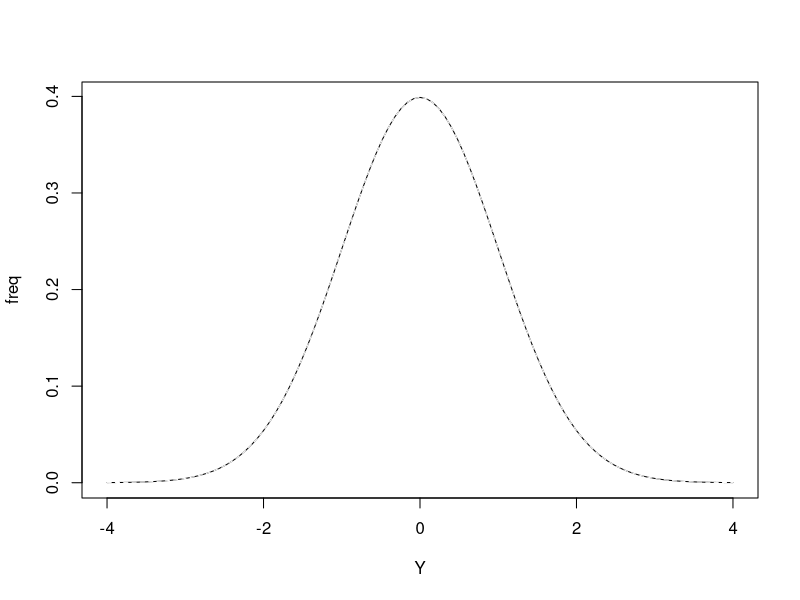
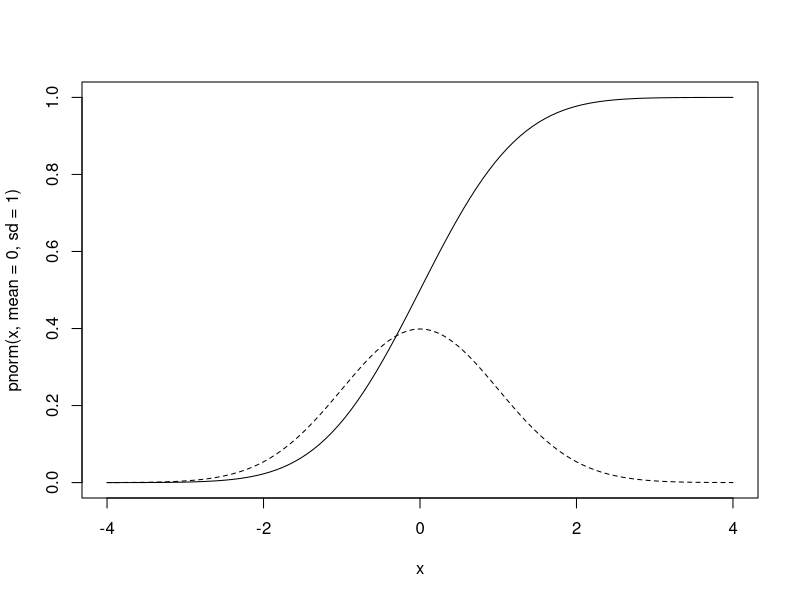
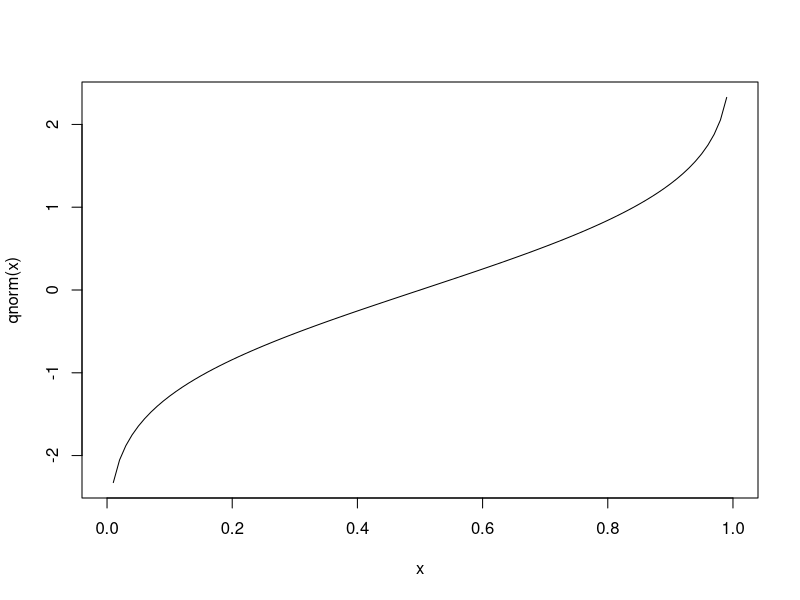

These charts were generated, in order, by the following R code:
#Chapter 6 moves on from discrete distributions to the normal distribution, 
#a continuous distribution that will be the basis of most statistics in the book.

#Section 6.1 discusses frequency distributions of continuous variables briefly.

#Section 6.2 Properties of the Normal Distribution

#Let's check where it is.
?Distributions
?dnorm

#We can draw the normal distribution in a custom function as a plot using curve()
#and equation 6.1 on page 95.
normal.manual<-function(mean, sd){
curve((1/(sd*sqrt(2*pi)))*exp((-((x-mean)/sd)^2)/2),
      -4, 4, #go from -4 to +4 standard deviations.
      add = FALSE,
      ylab="freq",
      xlab="Y",
      type = "l")
}
normal.manual(0,1)

#You can get this automatically in R with dnorm.
curve(dnorm(x, mean=0, sd=1),
      -4, 4,
      col="white",
      lty="dashed",
      add=TRUE)
#I added a white dashed line over the original black line so you can see that they follow the same path.

#You can draw any of the distributions in Figure 6.2 using these functions 
#(either the R one or the one we just made).

#Figure 6.3 shows the cumulative normal distribution function.

#Let's do that and then plot the normal probability density function on it.
#Cumulative first since that plot will go from 0 to 1.
curve(pnorm(x, mean=0, sd=1),
      -4, 4,
      lty="solid")

#Then add the normal probability density function (like the one we made earlier, just with the default line color).
curve(dnorm(x, mean=0, sd=1),
      -4, 4,
      lty="dashed",
      add=TRUE)

#To get out some of the values  shown in page 96, we use pnorm().
#http://stackoverflow.com/questions/34236648/r-function-to-calculate-area-under-the-normal-curve-between-adjacent-standard-de

pnorm(0, mean=0, sd=1)
#Just adding one value gives you a point estimate.
#50% will be found up to zero (the mean).

#The other values shown in Figure 6.3
pnorm(-1)
pnorm(-2)
#0 and 1 are the default values for mean and standard deviation, so you can leave them out if you want in this case.
#If you add more than one, it will tell you the values.
(pnorm(0:1))
#Use diff as suggested here to get the area under the curve.
diff(pnorm(0:1))
#This works because it uses the cumulative function to calculate it.
#If you go from -1 to 1 you can add them up to get the 68.27% shown under Figure 6.2 and on page 96.
sum(diff(pnorm(-1:1)))

#To go the other way, i.e. to see where 50% of the items fall, you have to use qnorm.
#Let's see what qnorm looks like.
curve(qnorm(x))
#It is essentially tipping Figure 6.3 on its side.
#The frequency is now x on the x-axis, and the standard deviations are the y axis.
#You can get the point values in Figure 6.3 this way:
qnorm(0.5)
qnorm(0.1587)
qnorm(0.0228)
#The last two are close with rounding since those values in Figure 6.3 were rounded.
#How to get the values on page 96, of where 50%, 95%, etc of items are found?
qnorm(0.5+0.5*0.5)
qnorm(0.95+0.5*0.05)
qnorm(0.99+0.5*0.01)
#The values that you input are not the percent values given on page 96.
#You put them in proportions (the quantile you want to get) PLUS
#half of the remaining value.
#If you put in 0.95, it will go from 0 to 0.95.  That isn't centered at the mean of 0,
#where the 50% quantile is.  There is 0.05 left at the end.  So we divide it by two
#to put it on either end.
#You would get the negative number for the standard deviation if you put in the opposite value.
qnorm(0.5*0.01)
#This also explains it nicely down where it starts talking about qnorm.
#https://cran.r-project.org/web/packages/tigerstats/vignettes/qnorm.html

#On pg. 98, they show calculation of standard deviates.
#This is described in such a way that they seem to be z scores although they are never named as such in the book.
#You can easily calculate this manually.
z.score<-function(x){
  (x-mean(x))/sd(x)
}

x<-c(1,2,3)
z.score(x)
#You can also use the scale() function.
#https://www.r-bloggers.com/r-tutorial-series-centering-variables-and-generating-z-scores-with-the-scale-function/

scale(x,
      center=TRUE,
      scale=TRUE)
#help notes that scale=TRUE divides by the standard deviation when
#center=TRUE, and center=TRUE substracts each number by the column mean.
#This is the same thing we did in the z-score function.

#Table 6.1 has expected frequencies for the normal distribution in column 2 for a sample of 1000 individuals.
#We can generate this with pnorm() and thinking about what the class marks mean.
#Because the class marks are separated by 0.5, we need to go 0.5 around each class mark and start at -5.25.
boundaries<-seq(from=-5.25,
                to=5.25,
                by=0.5)

pnorm.results<-pnorm(boundaries)
expected.freqs<-abs(diff(pnorm.results))
cbind(boundaries[-length(boundaries)]+0.25,
      #this takes the last entry off because we only need the lower bound for each class,
      #and adds 0.25 to get the class mark.
      round(expected.freqs*1000, 1))
#Then you can have a look at the table and see that it gives the same results as column 2 in Table 6.1.

#Section 6.3
#Following box 6.2 to manually make a Q-Q plot to understand how they are built.

#Then how to do them in R automatically.

#The rankits in box 6.2 are done this way.

#Look up Q-Q calculation in R to see how it deals with small sample sizes.
